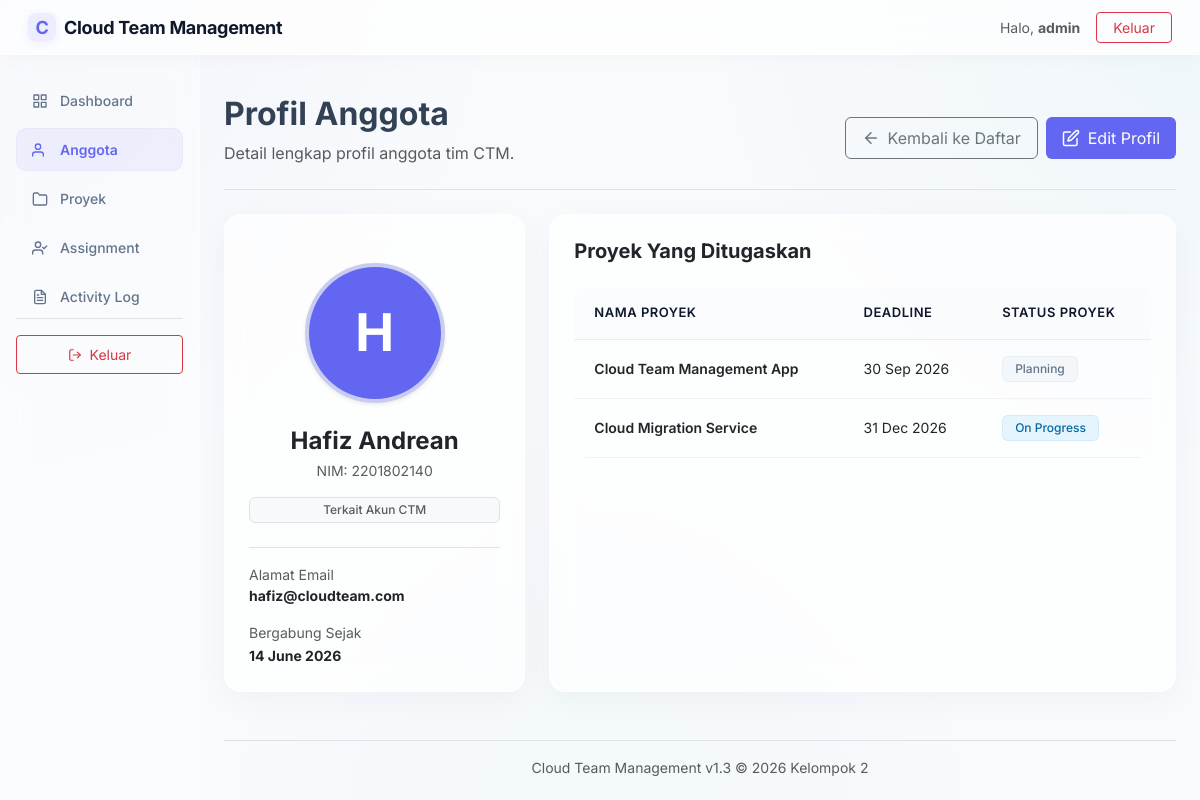
The app's page /anggota/detail.php?id=1 (signed in) with its own data.
### tables this page shows
CREATE TABLE `anggota` (
  `id` INT AUTO_INCREMENT PRIMARY KEY,
  `nama` VARCHAR(100) NOT NULL,
  `nim` VARCHAR(50) NOT NULL UNIQUE,
  `email` VARCHAR(100) NULL UNIQUE,
  `foto` VARCHAR(255) NULL,
  `id_user` INT UNIQUE NULL,
  `created_at` TIMESTAMP DEFAULT CURRENT_TIMESTAMP,
  `updated_at` TIMESTAMP DEFAULT CURRENT_TIMESTAMP ON UPDATE CURRENT_TIMESTAMP,
  CONSTRAINT `fk_anggota_users` FOREIGN KEY (`id_user`) REFERENCES `users` (`id`) ON DELETE SET NULL ON UPDATE CASCADE
);

CREATE TABLE `proyek` (
  `id` INT AUTO_INCREMENT PRIMARY KEY,
  `nama_proyek` VARCHAR(100) NOT NULL,
  `deskripsi` TEXT NULL,
  `status` ENUM('direncanakan', 'berjalan', 'selesai', 'tertunda') NOT NULL DEFAULT 'direncanakan',
  `deadline` DATE NOT NULL,
  `created_at` TIMESTAMP DEFAULT CURRENT_TIMESTAMP,
  `updated_at` TIMESTAMP DEFAULT CURRENT_TIMESTAMP ON UPDATE CURRENT_TIMESTAMP
);

### anggota/detail.php (the view, shortened to what this page needs)
<?php
require_once __DIR__ . '/../config/layout.php';
$db = Database::getConnection();
$id = isset($_GET['id']) && is_numeric($_GET['id']) ? (int)$_GET['id'] : 0;
try {
    $stmt = $db->prepare("SELECT * FROM anggota WHERE id = ?");
    $stmt->execute([$id]);
    $member = $stmt->fetch();
    $projectQuery = "
        SELECT p.id, p.nama_proyek, p.status, p.deadline
        FROM anggota_proyek ap
        JOIN proyek p ON ap.proyek_id = p.id
        WHERE ap.anggota_id = ?
        ORDER BY p.deadline ASC
    ";
    $projStmt = $db->prepare($projectQuery);
    $projStmt->execute([$id]);
    $assignedProjects = $projStmt->fetchAll();
} catch (PDOException $e) {
    $_SESSION['flash_error'] = 'Database error: ' . $e->getMessage();
    header('Location: index.php');
    exit;
}
?>
<div class="d-flex justify-content-between flex-wrap flex-md-nowrap align-items-center pt-3 pb-2 mb-4 border-bottom">
    <div>
        <h1 class="h2 fw-bold welcome-title" id="page-title">Profil Anggota</h1>
        <p class="welcome-subtitle text-muted">Detail lengkap profil anggota tim CTM.</p>
    </div>
    <div class="btn-toolbar mb-2 mb-md-0 gap-2">
        <a href="index.php" class="btn btn-outline-secondary d-flex align-items-center gap-2 py-2 px-3">
            <svg width="18" height="18" viewBox="0 0 24 24" fill="none" stroke="currentColor" stroke-width="2" stroke-linecap="round" stroke-linejoin="round"><line x1="19" y1="12" x2="5" y2="12"></line><polyline points="12 19 5 12 12 5"></polyline></svg>
            <span>Kembali ke Daftar</span>
        </a>
        <a href="edit.php?id=<?php echo $member['id']; ?>" class="btn btn-primary d-flex align-items-center gap-2 py-2 px-3 border-0" style="background-color: var(--primary-color);">
            <svg width="18" height="18" viewBox="0 0 24 24" fill="none" stroke="currentColor" stroke-width="2" stroke-linecap="round" stroke-linejoin="round"><path d="M11 4H4a2 2 0 0 0-2 2v14a2 2 0 0 0 2 2h14a2 2 0 0 0 2-2v-7"></path><path d="M18.5 2.5a2.121 2.121 0 1 1 3 3L12 15l-4 1 1-4 9.5-9.5z"></path></svg>
            <span>Edit Profil</span>
        </a>
    </div>
</div>
<div class="row g-4">
    <div class="col-12 col-md-5 col-lg-4">
        <div class="card border-0 shadow-sm p-4 text-center h-100">
            <div class="my-4 d-flex justify-content-center">
                <?php
                $avatarPath = '../uploads/' . $member['foto'];
                if (!empty($member['foto']) && file_exists(__DIR__ . '/../' . $avatarPath)):
                ?>
                    <img src="<?php echo htmlspecialchars($avatarPath); ?>" alt="Avatar" class="rounded-circle shadow-sm" style="width: 140px; height: 140px; object-fit: cover; border: 4px solid var(--border-color);">
                <?php else: ?>
                    <div class="rounded-circle d-flex align-items-center justify-content-center text-uppercase fw-bold shadow-sm" style="width: 140px; height: 140px; font-size: 52px; background-color: var(--primary-color); color: #ffffff; border: 4px solid var(--border-color);">
                        <?php echo htmlspecialchars(substr($member['nama'], 0, 1)); ?>
                    </div>
                <?php endif; ?>
            </div>
            <h4 class="fw-bold text-dark mb-1"><?php echo htmlspecialchars($member['nama']); ?></h4>
            <p class="text-muted small mb-3">NIM: <?php echo htmlspecialchars($member['nim']); ?></p>
            <div class="badge bg-light text-muted border py-2 px-3 text-capitalize rounded-pill">
                <?php echo !empty($member['id_user']) ? 'Terkait Akun CTM' : 'Tanpa Akun User'; ?>
            </div>
            <div class="mt-4 pt-3 border-top text-start">
                <div class="mb-3">
                    <span class="text-muted d-block small">Alamat Email</span>
                    <strong class="text-dark small d-block text-truncate"><?php echo htmlspecialchars($member['email'] ?? '-'); ?></strong>
                </div>
                <div>
                    <span class="text-muted d-block small">Bergabung Sejak</span>
                    <strong class="text-dark small"><?php echo date('d F Y', strtotime($member['created_at'])); ?></strong>
                </div>
            </div>
        </div>
    </div>
    <div class="col-12 col-md-7 col-lg-8">
        <div class="card border-0 shadow-sm p-4 h-100">
            <h5 class="fw-bold text-dark mb-4">Proyek Yang Ditugaskan</h5>
            <?php if (empty($assignedProjects)): ?>
                <div class="text-center text-muted py-5 my-auto">
                    <div class="fs-1 mb-2">📂</div>
                    <p class="mb-0">Anggota ini belum ditugaskan ke proyek apa pun saat ini.</p>
                </div>
            <?php else: ?>
                <div class="table-responsive">
                    <table class="table table-hover table-custom mb-0">
                        <thead>
                            <tr>
                                <th>Nama Proyek</th>
                                <th>Deadline</th>
                                <th>Status Proyek</th>
                            </tr>
                        </thead>
                        <tbody>
                            <?php foreach ($assignedProjects as $p): ?>
                                <tr>
                                    <td class="fw-semibold"><?php echo htmlspecialchars($p['nama_proyek']); ?></td>
                                    <td><?php echo date('d M Y', strtotime($p['deadline'])); ?></td>
                                    <td>
                                        <?php
                                        $badgeClass = 'badge-planning';
                                        $statusText = 'Planning';
                                        if ($p['status'] === 'berjalan') { $badgeClass = 'badge-progress'; $statusText = 'On Progress'; }
                                        elseif ($p['status'] === 'selesai') { $badgeClass = 'badge-completed'; $statusText = 'Completed'; }
                                        elseif ($p['status'] === 'tertunda') { $badgeClass = 'badge-suspended'; $statusText = 'Suspended'; }
                                        ?>
                                        <span class="badge <?php echo $badgeClass; ?>"><?php echo $statusText; ?></span>
                                    </td>
                                </tr>
                            <?php endforeach; ?>
                        </tbody>
                    </table>
                </div>
            <?php endif; ?>
        </div>
    </div>
</div>

### assets/css/style.css (style rules this page uses)
:root { --bg-color: #f3f4f6; --card-bg: rgba(255, 255, 255, 0.7); --card-border: rgba(255, 255, 255, 0.5); --primary-color: #6366f1; --primary-hover: #4f46e5; --primary-glow: rgba(99, 102, 241, 0.15); --text-main: #0f172a; --text-muted: #64748b; --text-body: #334155; --border-color: rgba(226, 232, 240, 0.8); --glass-shadow: 0 8px 32px 0 rgba(31, 38, 135, 0.04); }
body { background: radial-gradient(circle at 0% 0%, rgba(99, 102, 241, 0.04) 0%, transparent 35%), radial-gradient(circle at 100% 0%, rgba(14, 165, 233, 0.04) 0%, transparent 35%), radial-gradient(circle at 50% 100%, rgba(16, 185, 129, 0.02) 0%, transparent 40%), #f8fafc; color: var(--text-body); font-family: 'Inter', -apple-system, BlinkMacSystemFont, "Segoe UI", Roboto, sans-serif; overflow-x: hidden; min-height: 100vh; }
.card, .card-summary { background: var(--card-bg) !important; backdrop-filter: blur(12px) !important; -webkit-backdrop-filter: blur(12px) !important; border: 1px solid var(--card-border) !important; border-radius: 16px !important; box-shadow: var(--glass-shadow) !important; transition: transform 0.25s cubic-bezier(0.4, 0, 0.2, 1), box-shadow 0.25s cubic-bezier(0.4, 0, 0.2, 1), border-color 0.25s ease; }
.table-custom { background-color: transparent !important; border: none !important; border-radius: 12px; overflow: hidden; }
.table-custom th { background-color: rgba(248, 250, 252, 0.5) !important; border-bottom: 1px solid var(--border-color) !important; font-weight: 600; font-size: 13px; color: var(--text-main); padding: 16px 20px; text-transform: uppercase; letter-spacing: 0.5px; }
.table-custom td { padding: 16px 20px; font-size: 14px; vertical-align: middle; border-bottom: 1px solid rgba(226, 232, 240, 0.5); background-color: transparent !important; }
.table-responsive { border-radius: 12px; overflow: hidden; }
.badge { padding: 6px 12px !important; border-radius: 6px !important; font-weight: 500 !important; font-size: 12px !important; }
.badge-planning { background-color: rgba(241, 245, 249, 0.8) !important; color: #64748b !important; border: 1px solid rgba(148, 163, 184, 0.1) !important; }
.badge-progress { background-color: rgba(224, 242, 254, 0.8) !important; color: #0369a1 !important; border: 1px solid rgba(14, 165, 233, 0.1) !important; }

### records on screen
anggota: nama "H", nama "Hafiz Andrean", nim "2201802140", email "hafiz@cloudteam.com", created_at "14 June 2026"
proyek: nama_proyek "Cloud Team Management App", deadline "30 Sep 2026", statusText "Planning"
proyek: nama_proyek "Cloud Migration Service", deadline "31 Dec 2026", status "On Progress"

### other values on screen
$currentUser['nama'] "admin"
